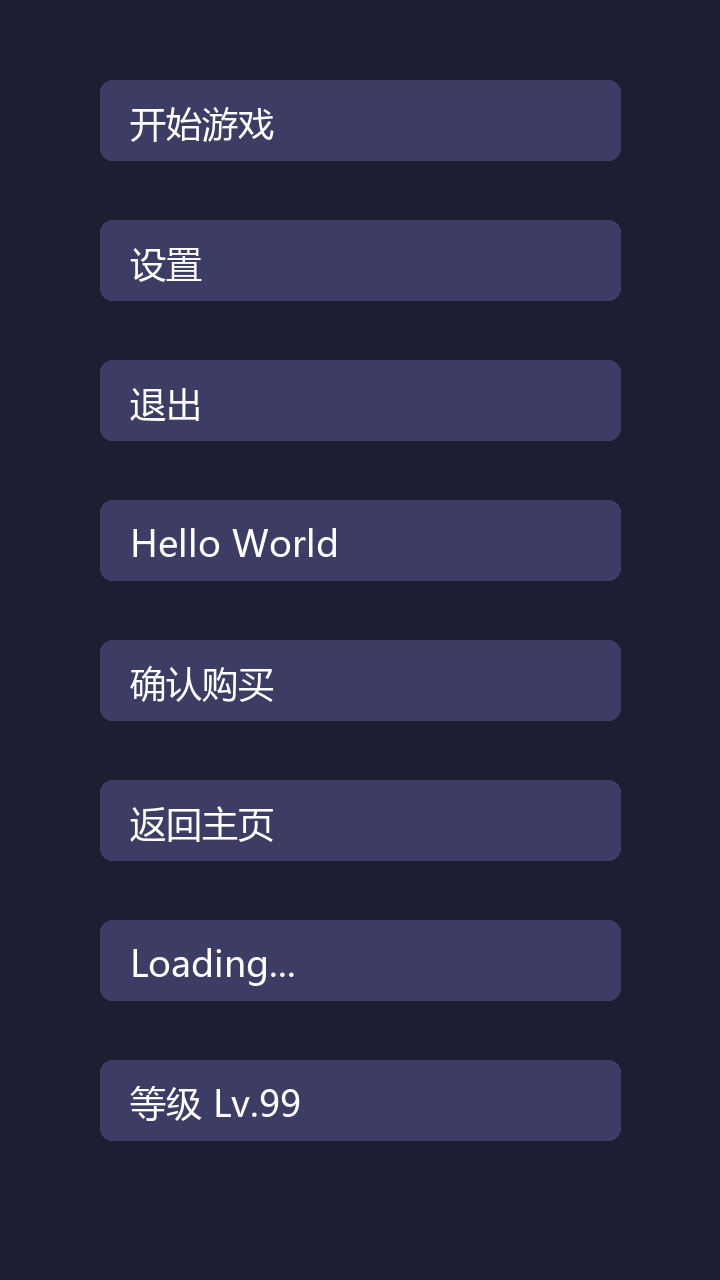

The script that saved this image:
"""
测试中文 OCR 识别效果。

功能：
  1. 生成一张含中英文文本的测试图片
  2. 直接调用 EasyOCR / PaddleOCR 本地引擎对比（不依赖 Gradio 服务）
  3. 分别测试 英文模式(原版) 和 中文模式(patch后) 的识别效果

用法:
  cd models/omni/OmniParser
  python ../test_ocr_zh.py

或直接:
  python models/omni/test_ocr_zh.py
"""
from __future__ import annotations

import os
import sys
import time
from pathlib import Path

# ── 确保能 import OmniParser 的 util ──────────────────────────
_OMNI = Path(__file__).parent / "OmniParser"
if str(_OMNI) not in sys.path:
    sys.path.insert(0, str(_OMNI))

# ── 生成测试图片 ─────────────────────────────────────────────
from PIL import Image, ImageDraw, ImageFont

_TEST_TEXTS = [
    "开始游戏",
    "设置",
    "退出",
    "Hello World",
    "确认购买",
    "返回主页",
    "Loading...",
    "等级 Lv.99",
]


def _make_test_image(save_path: str = "") -> Image.Image:
    """生成一张 720x1280 的模拟游戏 UI 截图，包含中英文文本。"""
    w, h = 720, 1280
    img = Image.new("RGB", (w, h), color=(30, 30, 50))
    draw = ImageDraw.Draw(img)

    # 尝试加载中文字体
    font = None
    for name in ("msyh.ttc", "msyhbd.ttc", "simsun.ttc", "simhei.ttf", "arial.ttf"):
        try:
            font = ImageFont.truetype(name, 36)
            break
        except Exception:
            continue
    if font is None:
        font = ImageFont.load_default()

    # 绘制文本按钮
    y_offset = 80
    for i, text in enumerate(_TEST_TEXTS):
        x = 100
        y = y_offset + i * 140
        # 按钮背景
        draw.rounded_rectangle([x, y, x + 520, y + 80], radius=12, fill=(60, 60, 100))
        # 文本
        draw.text((x + 30, y + 18), text, fill="white", font=font)

    if save_path:
        img.save(save_path)
        print(f"[测试图片] 已保存: {save_path}")
    return img


# ── OCR 测试 ─────────────────────────────────────────────────

def _test_easyocr(img_path: str, langs: list[str], label: str):
    """测试 EasyOCR 指定语言的识别效果。"""
    import easyocr
    import numpy as np

    print(f"\n{'='*56}")
    print(f"  EasyOCR  langs={langs}  ({label})")
    print(f"{'='*56}")

    t0 = time.time()
    reader = easyocr.Reader(langs, verbose=False)
    img = np.array(Image.open(img_path).convert("RGB"))
    results = reader.readtext(img, paragraph=False, text_threshold=0.5)
    elapsed = time.time() - t0

    print(f"  耗时: {elapsed:.1f}s  |  识别到 {len(results)} 段文本\n")
    for i, (bbox, text, conf) in enumerate(results):
        status = "✓" if any(ch in text for ch in "游戏设置退出确认购买返回等级") or text.strip() in [t.strip() for t in _TEST_TEXTS] else "?"
        print(f"  [{i:2d}] conf={conf:.2f}  {status}  \"{text}\"")

    # 统计中文识别命中
    recognized = set()
    for _, text, _ in results:
        for expected in _TEST_TEXTS:
            if expected in text or text in expected:
                recognized.add(expected)
    hit = len(recognized)
    total = len(_TEST_TEXTS)
    print(f"\n  命中: {hit}/{total}  ({hit/total*100:.0f}%)")
    return hit, total


def _test_paddleocr(img_path: str, lang: str, label: str):
    """测试 PaddleOCR 指定语言的识别效果。"""
    print(f"\n{'='*56}")
    print(f"  PaddleOCR  lang={lang}  ({label})")
    print(f"{'='*56}")

    try:
        from paddleocr import PaddleOCR
        import numpy as np
    except ImportError:
        print("  [跳过] paddleocr 未安装")
        return 0, len(_TEST_TEXTS)

    t0 = time.time()
    try:
        ocr = PaddleOCR(lang=lang, use_angle_cls=False, use_gpu=False, show_log=False)
        img = np.array(Image.open(img_path).convert("RGB"))
        result = ocr.ocr(img, cls=False)
        result = result[0] if result else []
    except Exception as e:
        print(f"  [失败] {e}")
        return 0, len(_TEST_TEXTS)

    elapsed = time.time() - t0
    if not result:
        print(f"  耗时: {elapsed:.1f}s  |  未识别到文本")
        return 0, len(_TEST_TEXTS)

    print(f"  耗时: {elapsed:.1f}s  |  识别到 {len(result)} 段文本\n")
    for i, item in enumerate(result):
        text, conf = item[1][0], item[1][1]
        status = "✓" if any(ch in text for ch in "游戏设置退出确认购买返回等级") or text.strip() in [t.strip() for t in _TEST_TEXTS] else "?"
        print(f"  [{i:2d}] conf={conf:.2f}  {status}  \"{text}\"")

    recognized = set()
    for item in result:
        text = item[1][0]
        for expected in _TEST_TEXTS:
            if expected in text or text in expected:
                recognized.add(expected)
    hit = len(recognized)
    total = len(_TEST_TEXTS)
    print(f"\n  命中: {hit}/{total}  ({hit/total*100:.0f}%)")
    return hit, total


# ── 主入口 ───────────────────────────────────────────────────

def main():
    test_dir = Path(__file__).parent
    img_path = str(test_dir / "test_ocr_zh.png")

    print("\n" + "=" * 56)
    print("  中文 OCR 识别效果测试")
    print("=" * 56)
    print(f"  期望识别文本: {_TEST_TEXTS}\n")

    _make_test_image(img_path)

    results = {}

    # ── EasyOCR 对比 ──────────────────────────────────────
    try:
        h1, t1 = _test_easyocr(img_path, ["en"], "原版-仅英文")
        results["EasyOCR(en)"] = f"{h1}/{t1}"
    except Exception as e:
        print(f"  [EasyOCR en 失败] {e}")

    try:
        h2, t2 = _test_easyocr(img_path, ["ch_sim", "en"], "Patch后-中英文")
        results["EasyOCR(ch_sim+en)"] = f"{h2}/{t2}"
    except Exception as e:
        print(f"  [EasyOCR ch_sim+en 失败] {e}")

    # ── PaddleOCR 对比 ────────────────────────────────────
    h3, t3 = _test_paddleocr(img_path, "en", "原版-仅英文")
    results["PaddleOCR(en)"] = f"{h3}/{t3}"

    h4, t4 = _test_paddleocr(img_path, "ch", "Patch后-中文")
    results["PaddleOCR(ch)"] = f"{h4}/{t4}"

    # ── 汇总 ─────────────────────────────────────────────
    print(f"\n{'='*56}")
    print("  汇总")
    print(f"{'='*56}")
    for engine, score in results.items():
        print(f"  {engine:25s}  命中 {score}")
    print(f"{'='*56}\n")

    # 清理测试图片
    # os.unlink(img_path)


if __name__ == "__main__":
    main()
